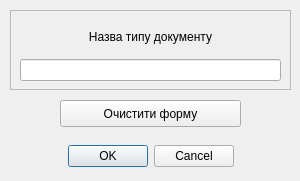
<?xml version="1.0" encoding="UTF-8"?>
<ui version="4.0">
 <class>Dialog_doc_types</class>
 <widget class="QDialog" name="Dialog_doc_types">
  <property name="geometry">
   <rect>
    <x>0</x>
    <y>0</y>
    <width>300</width>
    <height>181</height>
   </rect>
  </property>
  <property name="windowTitle">
   <string>Dialog</string>
  </property>
  <widget class="QDialogButtonBox" name="buttonBox">
   <property name="geometry">
    <rect>
     <x>10</x>
     <y>140</y>
     <width>281</width>
     <height>32</height>
    </rect>
   </property>
   <property name="orientation">
    <enum>Qt::Horizontal</enum>
   </property>
   <property name="standardButtons">
    <set>QDialogButtonBox::Cancel|QDialogButtonBox::Ok</set>
   </property>
   <property name="centerButtons">
    <bool>true</bool>
   </property>
  </widget>
  <widget class="QFrame" name="frame">
   <property name="geometry">
    <rect>
     <x>10</x>
     <y>10</y>
     <width>281</width>
     <height>80</height>
    </rect>
   </property>
   <property name="frameShape">
    <enum>QFrame::StyledPanel</enum>
   </property>
   <property name="frameShadow">
    <enum>QFrame::Raised</enum>
   </property>
   <widget class="QWidget" name="verticalLayoutWidget">
    <property name="geometry">
     <rect>
      <x>10</x>
      <y>10</y>
      <width>261</width>
      <height>61</height>
     </rect>
    </property>
    <layout class="QVBoxLayout" name="verticalLayout">
     <item>
      <widget class="QLabel" name="label">
       <property name="text">
        <string>Назва типу документу</string>
       </property>
       <property name="alignment">
        <set>Qt::AlignCenter</set>
       </property>
      </widget>
     </item>
     <item>
      <widget class="QLineEdit" name="doc_type_name"/>
     </item>
    </layout>
   </widget>
  </widget>
  <widget class="QPushButton" name="clear_doc_type_form">
   <property name="geometry">
    <rect>
     <x>60</x>
     <y>100</y>
     <width>181</width>
     <height>27</height>
    </rect>
   </property>
   <property name="text">
    <string>Очистити форму</string>
   </property>
  </widget>
 </widget>
 <resources/>
 <connections>
  <connection>
   <sender>buttonBox</sender>
   <signal>accepted()</signal>
   <receiver>Dialog_doc_types</receiver>
   <slot>accept()</slot>
   <hints>
    <hint type="sourcelabel">
     <x>248</x>
     <y>254</y>
    </hint>
    <hint type="destinationlabel">
     <x>157</x>
     <y>274</y>
    </hint>
   </hints>
  </connection>
  <connection>
   <sender>buttonBox</sender>
   <signal>rejected()</signal>
   <receiver>Dialog_doc_types</receiver>
   <slot>reject()</slot>
   <hints>
    <hint type="sourcelabel">
     <x>316</x>
     <y>260</y>
    </hint>
    <hint type="destinationlabel">
     <x>286</x>
     <y>274</y>
    </hint>
   </hints>
  </connection>
 </connections>
</ui>
